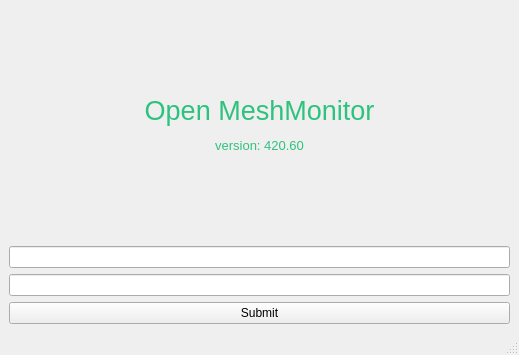
<?xml version="1.0" encoding="UTF-8"?>
<ui version="4.0">
 <class>Login</class>
 <widget class="QMainWindow" name="Login">
  <property name="geometry">
   <rect>
    <x>0</x>
    <y>0</y>
    <width>519</width>
    <height>355</height>
   </rect>
  </property>
  <property name="windowTitle">
   <string>MainWindow</string>
  </property>
  <property name="styleSheet">
   <string notr="true"/>
  </property>
  <widget class="QWidget" name="centralwidget">
   <layout class="QVBoxLayout" name="verticalLayout">
    <item>
     <widget class="QLabel" name="title">
      <property name="text">
       <string>&lt;html&gt;&lt;head/&gt;&lt;body&gt;&lt;p align=&quot;center&quot;&gt;&lt;span style=&quot; font-size:20pt; color:#2ec27e;&quot;&gt;Open MeshMonitor&lt;/span&gt;&lt;/p&gt;&lt;p align=&quot;center&quot;&gt;&lt;span style=&quot; font-size:10pt; color:#2ec27e;&quot;&gt;version: 420.60&lt;/span&gt;&lt;/p&gt;&lt;/body&gt;&lt;/html&gt;</string>
      </property>
     </widget>
    </item>
    <item>
     <widget class="QLineEdit" name="userName">
      <property name="text">
       <string/>
      </property>
     </widget>
    </item>
    <item>
     <widget class="QLineEdit" name="Password"/>
    </item>
    <item>
     <widget class="QPushButton" name="pushButton">
      <property name="text">
       <string>Submit</string>
      </property>
     </widget>
    </item>
   </layout>
  </widget>
  <widget class="QStatusBar" name="statusbar"/>
 </widget>
 <resources/>
 <connections/>
</ui>
